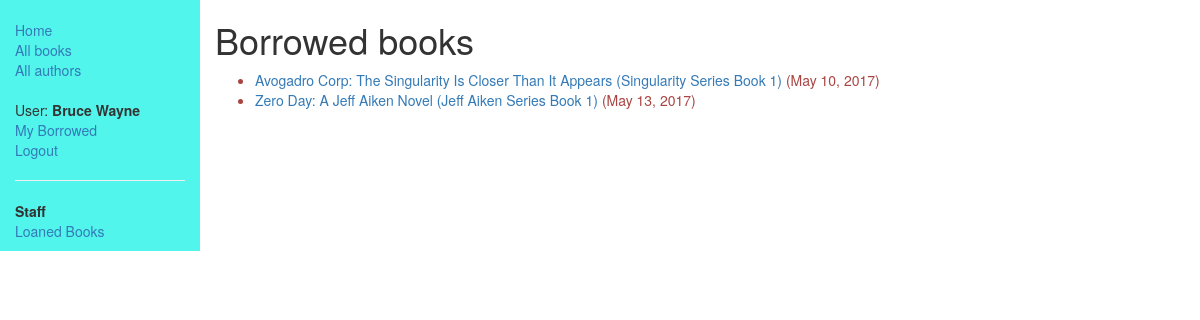
The page /catalog/mybooks/ (signed in) on the database as committed earlier.
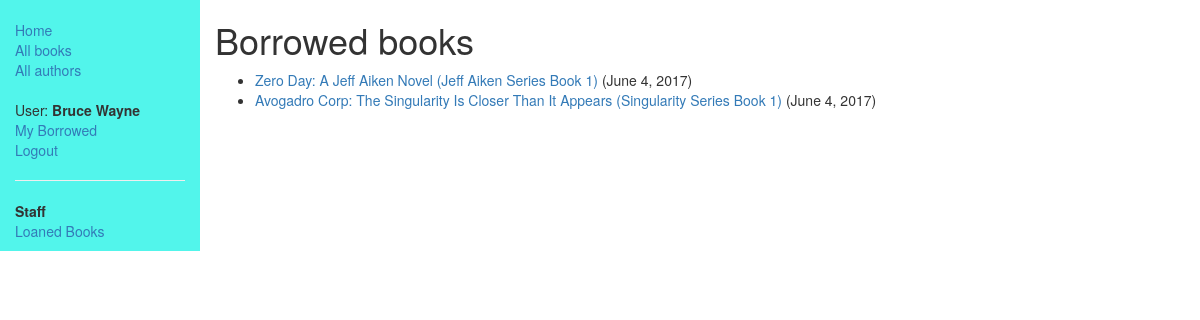
The same page on the database as committed later.
### catalog/models.py (models this page shows, shortened)
class BookInstance(models.Model):
    id = models.UUIDField(primary_key=True, default=uuid.uuid4, help_text="Unique ID for this particular copy of the book")
    book = models.ForeignKey(Book, on_delete=models.SET_NULL, null=True)
    imprint = models.CharField(max_length=200)
    due_back = models.DateField(null=True, blank=True)
    borrower = models.ForeignKey(User, on_delete=models.SET_NULL, null=True, blank=True)
    LOAN_STATUS = (
        ('d', 'Maintenance'),
        ('o', 'On Loan'),
        ('a', 'Available'),
        ('r', 'Reserved'),
    )
    status = models.CharField(max_length=1, choices=LOAN_STATUS, blank=True, default='d', help_text="Book Availability")
    @property
    def is_overdue(self):
        if date.today() > self.due_back:
            return True
        return False
    class Meta:
        ordering = ["due_back"]
        permissions = (("can_mark_as_returned", "Set book as returned"),)

class Book(models.Model):
    title = models.CharField(max_length=200)
    author = models.ForeignKey('Author', on_delete=models.SET_NULL, null=True)
    summary = models.TextField(max_length=1000, help_text="Enter a brief summary for the book here.")
    isbn = models.CharField('ISBN', max_length=13, help_text='13 Character <a href="https://www.isbn-international.org/content/what-isbn">ISBN number</a>')
    genre = models.ManyToManyField(Genre, help_text="Select a genre for this book")
    def display_genre(self):
        return ', '.join(genre.name for genre in self.genre.all()[:3])
    display_genre.short_description = 'Genre'

### catalog/views.py (the view)
class LoanedBooksByUserListView(LoginRequiredMixin, generic.ListView):
    model = BookInstance
    template_name = 'catalog/bookinstance_list_borrowed_user.html'
    paginate_by = 10
    def get_queryset(self):
        return BookInstance.objects.filter(borrower=self.request.user).filter(status__exact='o').order_by('due_back')

### catalog/templates/catalog/bookinstance_list_borrowed_user.html (shortened to what this page needs)
{% extends "base.html" %}
{% block content %}
<h1>Borrowed books</h1>
   {% if bookinstance_list %}
   <ul>
     {% for bookinst in bookinstance_list %}
     <li class="{% if bookinst.is_overdue %}text-danger{% endif %}">
       <a href="{% url 'book-detail' bookinst.book.pk %}">{{bookinst.book.title}}</a> ({{ bookinst.due_back }})
     </li>
     {% endfor %}
   </ul>
   {% else %}
     <p>There are no books borrowed.</p>
   {% endif %}
{% endblock content %}

Rows that differ between the two databases and show on the page:
changed BookInstance "Zero Day: A Jeff Aiken Novel (Jeff Aiken Series Book 1)": due_back "May 13, 2017" → "June 4, 2017"; moves up the list
changed BookInstance (number 2 of 2 on the later page): due_back "May 10, 2017" → "June 4, 2017"
